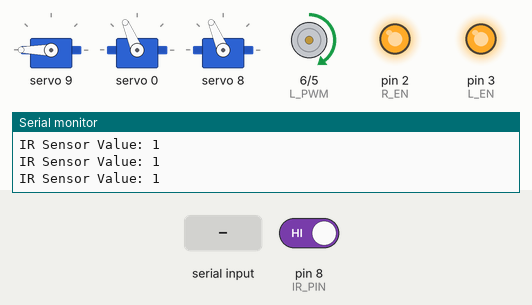
This sketch was run on a simulated Arduino Uno, built with avr-gcc and run on an emulated ATmega328P. Shown: 3 × servo, motor-driver pin pairs drawn as motors (green arrow = first pin HIGH = forward, orange = second pin HIGH = backward, longer = more drive), output pins drawn as LEDs (lit = HIGH), the last lines printed to the serial monitor. The inputs (shaded band) are chosen by the test bench; at power-on: pin 8 (IR_PIN) HIGH.

Above: at 2.2 s.
2.3 s: "AlCan\n" received over Serial
At 5.0 s:
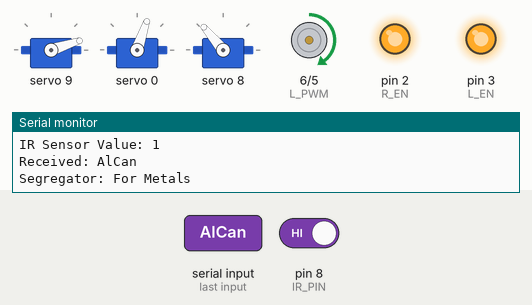
8.3 s: pin 8 (IR_PIN) driven LOW
At 10.1 s:
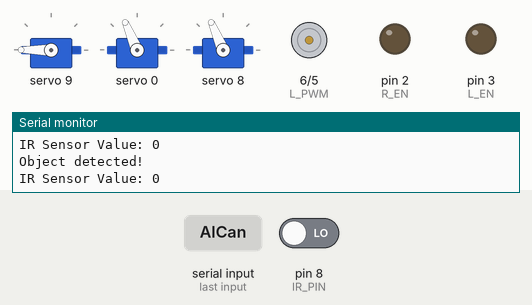
10.9 s: byte 10 ('\n') received over Serial
At 13.2 s:
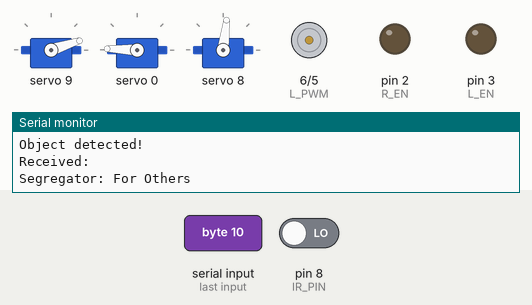
16.9 s: pin 8 (IR_PIN) driven HIGH
At 18.3 s:
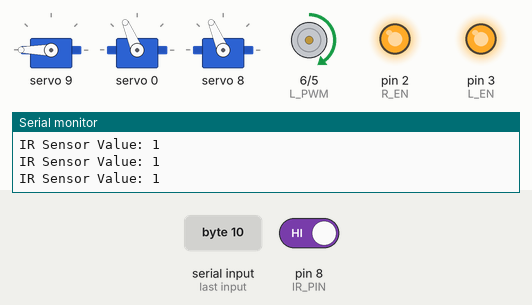
19.9 s: "PlasticCup\n" received over Serial
At 23.5 s:
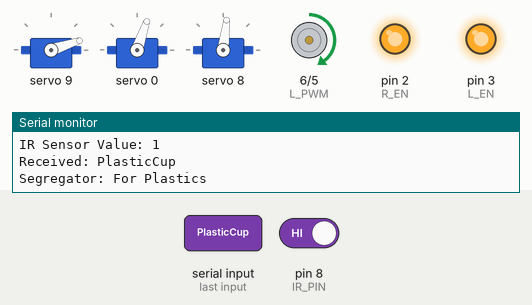
Timing chart, 0 to 26.9 s (numbered marks = the images above; inputs shaded):
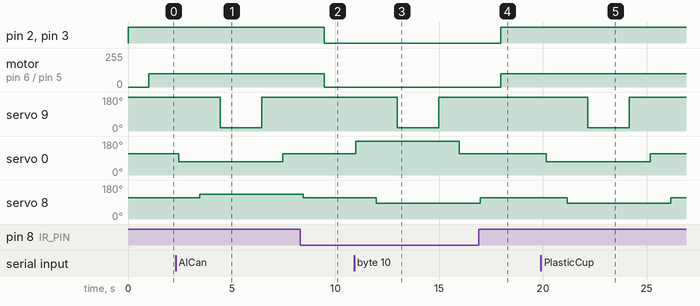

Measured:
- after the input at 2.3 s, servo 9: 180° → 18° after 2.2 s, → 180° 2.0 s later; servo 0: 113° → 71° after 0.16 s, → 113° 5.0 s later; servo 8: 113° → 130° after 1.2 s
- after the input at 8.3 s, pin 2 (R_EN), pin 3 (L_EN): HIGH → LOW after 1.2 s; motor on pin 6 (L_PWM) / pin 5 (R_PWM): forward 100/255 → stopped after 1.2 s
- after the input at 10.9 s, servo 9: 180° → 18° after 2.1 s, → 180° 2.0 s later; servo 0: 113° → 178° after 0.07 s, → 113° 5.0 s later; servo 8: 113° → 83° after 1.1 s
- after the input at 16.9 s, pin 2 (R_EN), pin 3 (L_EN): LOW → HIGH after 1.1 s; motor on pin 6 (L_PWM) / pin 5 (R_PWM): stopped → forward 100/255 after 1.1 s
- after the input at 19.9 s, servo 9: 180° → 18° after 2.3 s, → 180° 2.0 s later; servo 0: 113° → 71° after 0.26 s, → 113° 5.0 s later; servo 8: 113° → 83° after 1.3 s, → 113° 5.0 s later

The sketch:

PROTOTYPE_TESTING.ino
```cpp
#include <Adafruit_PWMServoDriver.h>

// PWM Driver Configurations
#define SERVOMIN 150
#define SERVOMAX 600
#define SERVO_FREQ 50

// Segregator settings
#define DEFAULT_SEGREGATOR_SERVO_A 80
#define DEFAULT_SEGREGATOR_SERVO_B 80
const int forMetals[2] = {45, 95};
const int forPlastics[2] = {45, 55};
const int forPapers[2] = {135, 95};
const int forOthers[2] = {135, 55};
const uint8_t segregatorServoBottom = 0;
const uint8_t segregatorServoTop = 8;

// Iris settings
const uint8_t irisServo = 9;
const uint16_t CLOSE = 140;
const uint16_t OPEN = 0;

// Loader DC Motor Driver Pins
const uint8_t R_EN = 2;
const uint8_t L_EN = 3;
const uint8_t R_PWM = 5;
const uint8_t L_PWM = 6;

// Serial Communication
const uint8_t bufferSize = 64;
char buffer[bufferSize];
int index = 0;
bool newDataReceived = false;

// IR Sensor and Detection
const uint8_t IR_PIN = 8; // Define the pin for the IR sensor
bool objectDetected = false;


// Initializing the PWM servo driver
Adafruit_PWMServoDriver pwm = Adafruit_PWMServoDriver();

void setServoAngle(uint8_t pin, int angle) {
  uint16_t pulselen = map(angle, 0, 180, SERVOMIN, SERVOMAX);
  pwm.setPWM(pin, 0, pulselen);
}

void setupPWMDriver() {
  pwm.begin();
  pwm.setOscillatorFrequency(27000000);
  pwm.setPWMFreq(SERVO_FREQ);
  setServoAngle(irisServo, CLOSE);
  setServoAngle(segregatorServoBottom, DEFAULT_SEGREGATOR_SERVO_A);
  setServoAngle(segregatorServoTop, DEFAULT_SEGREGATOR_SERVO_B);
  delay(1000);
}

void setupLoaderDriver() {
  pinMode(R_EN, OUTPUT);
  pinMode(L_EN, OUTPUT);
  pinMode(R_PWM, OUTPUT);
  pinMode(L_PWM, OUTPUT);
  digitalWrite(R_EN, HIGH);
  digitalWrite(L_EN, HIGH);
}

void setupIRSensor() {
  pinMode(IR_PIN, INPUT);
}

void checkIRSensor() {
    int sensorValue = digitalRead(IR_PIN);
    Serial.print("IR Sensor Value: ");
    Serial.println(sensorValue);
    unsigned long currentMillis = millis();

    if (sensorValue == LOW) {
            objectDetected = true;
            stopDCMotor();
            Serial.println("Object detected!");
        }
    }


void runDCMotorBackward() {
    analogWrite(R_PWM, 100); // Assuming these values reverse the motor
    analogWrite(L_PWM, 0);
}


void stopDCMotor() {
  analogWrite(R_PWM, 0); // Stop the motor by setting its speed to 0
  analogWrite(L_PWM, 0);
  digitalWrite(R_EN, LOW);
  digitalWrite(L_EN, LOW);
}

void runDCMotor() {
  digitalWrite(R_EN, HIGH);
  digitalWrite(L_EN, HIGH);
  analogWrite(R_PWM, 0); // Run the motor at half speed for demonstration
  analogWrite(L_PWM, 100);
}

void receiveDataFromRaspberryPi() {
  // Check if data is available to read
  if (Serial.available() > 0) {
    // Read the incoming byte
    char incomingByte = Serial.read();

    // Check if newline character is received
    if (incomingByte == '\n') {
      // Terminate the string
      buffer[index] = '\0';

      // New data is received
      newDataReceived = true;

      // Process the received string
      Serial.print("Received: ");
      Serial.println(buffer);

      // Reset the buffer index for the next string
      index = 0;

      // Clear the serial buffer after processing each complete message
      clearSerialBuffer();
    } else {
      // Store the incoming byte in the buffer
      buffer[index] = incomingByte;
      index++;

      // Check for buffer overflow
      if (index >= bufferSize) {
        // Buffer overflow occurred, discard the data
        index = 0;
      }
    }
  }
}

void clearSerialBuffer() {
  while (Serial.available() > 0) {
    char temp = Serial.read();
  }
}

void setup() {
  Serial.begin(9600);
  setupLoaderDriver();
  setupPWMDriver();
  setupIRSensor();
}

void loop() {


  checkIRSensor(); // Check the IR sensor for objects

  if (!objectDetected) { // Run the DC motor only if no object is detected
    runDCMotor();
  }
  receiveDataFromRaspberryPi();


  if (newDataReceived) {
    // Check what type of trash is detected and ready the segregator
    if (strcmp(buffer, "AlCan") == 0) {
      // For Metal
      Serial.println("Segregator: For Metals");
      setServoAngle(segregatorServoBottom, forMetals[0]);
      delay(1000);
      setServoAngle(segregatorServoTop, forMetals[1]);
      delay(1000);
      setServoAngle(irisServo, OPEN);
      delay(2000);
      setServoAngle(irisServo, CLOSE);
      delay(1000);
      setServoAngle(segregatorServoBottom, DEFAULT_SEGREGATOR_SERVO_A);
      delay(1000);
      setServoAngle(segregatorServoTop, DEFAULT_SEGREGATOR_SERVO_B);
      delay(1000);
      runDCMotor(); // Consider conditions or delays before restarting the motor

    }
    else if (strcmp(buffer, "PlasticCup") == 0 || strcmp(buffer, "PlasticBottle") == 0) {
      // For Plastic
      Serial.println("Segregator: For Plastics");
      setServoAngle(segregatorServoBottom, forPlastics[0]);
      delay(1000);
      setServoAngle(segregatorServoTop, forPlastics[1]);
      delay(1000);
      setServoAngle(irisServo, OPEN);
      delay(2000);
      setServoAngle(irisServo, CLOSE);
      delay(1000);
      setServoAngle(segregatorServoBottom, DEFAULT_SEGREGATOR_SERVO_A);
      delay(1000);
      setServoAngle(segregatorServoTop, DEFAULT_SEGREGATOR_SERVO_B);
      delay(1000);
      runDCMotor(); // Consider conditions or delays before restarting the motor

    }
    else if (strcmp(buffer, "PaperCup") == 0) {
      // For Paper
      Serial.println("Segregator: For Papers");
      setServoAngle(segregatorServoBottom, forPapers[0]);
      delay(1000);
      setServoAngle(segregatorServoTop, forPapers[1]);
      delay(1000);
      setServoAngle(irisServo, OPEN);
      delay(2000);
      setServoAngle(irisServo, CLOSE);
      delay(1000);
      setServoAngle(segregatorServoBottom, DEFAULT_SEGREGATOR_SERVO_A);
      delay(1000);
      setServoAngle(segregatorServoTop, DEFAULT_SEGREGATOR_SERVO_B);
      delay(1000);
      runDCMotor(); // Consider conditions or delays before restarting the motor

    }
    else {
      // For Others
      Serial.println("Segregator: For Others");
      setServoAngle(segregatorServoBottom, forOthers[0]);
      delay(1000);
      setServoAngle(segregatorServoTop, forOthers[1]);
      delay(1000);
      setServoAngle(irisServo, OPEN);
      delay(2000);
      setServoAngle(irisServo, CLOSE);
      delay(1000);
      setServoAngle(segregatorServoBottom, DEFAULT_SEGREGATOR_SERVO_A);
      delay(1000);
      setServoAngle(segregatorServoTop, DEFAULT_SEGREGATOR_SERVO_B);
      delay(1000);
      runDCMotor(); // Consider conditions or delays before restarting the motor

    }

    // Record the time when the Iris opens
    // irisOpenTime = millis();
    // Serial.println("Opening Iris...");
    // setServoAngle(irisServo, OPEN);

    // Set the time when the Iris should close
    // isIrisOpen = true;


    clearSerialBuffer();

    // After processing the trash, make sure to reset object detection flag
    // and run the DC motor again if needed.
    newDataReceived = false;
    objectDetected = false; // Reset the flag or make it dependent on the current IR sensor state
    runDCMotor(); // Consider conditions or delays before restarting the motor
  }

}
```
